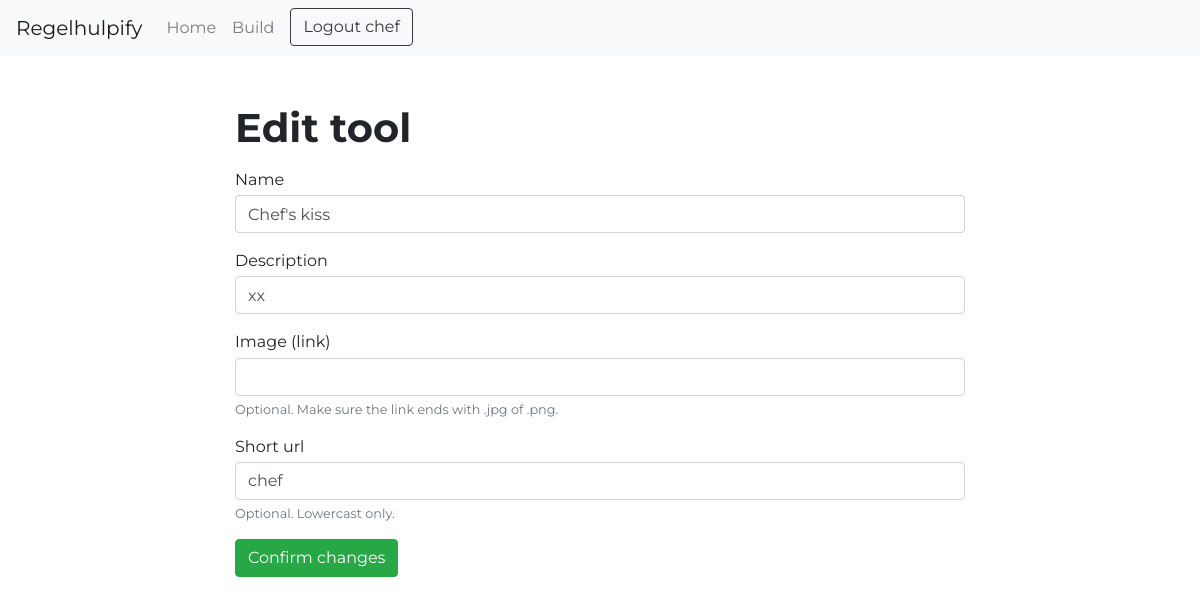
The page /builder/18/edit/ (signed in) on the database as committed earlier.
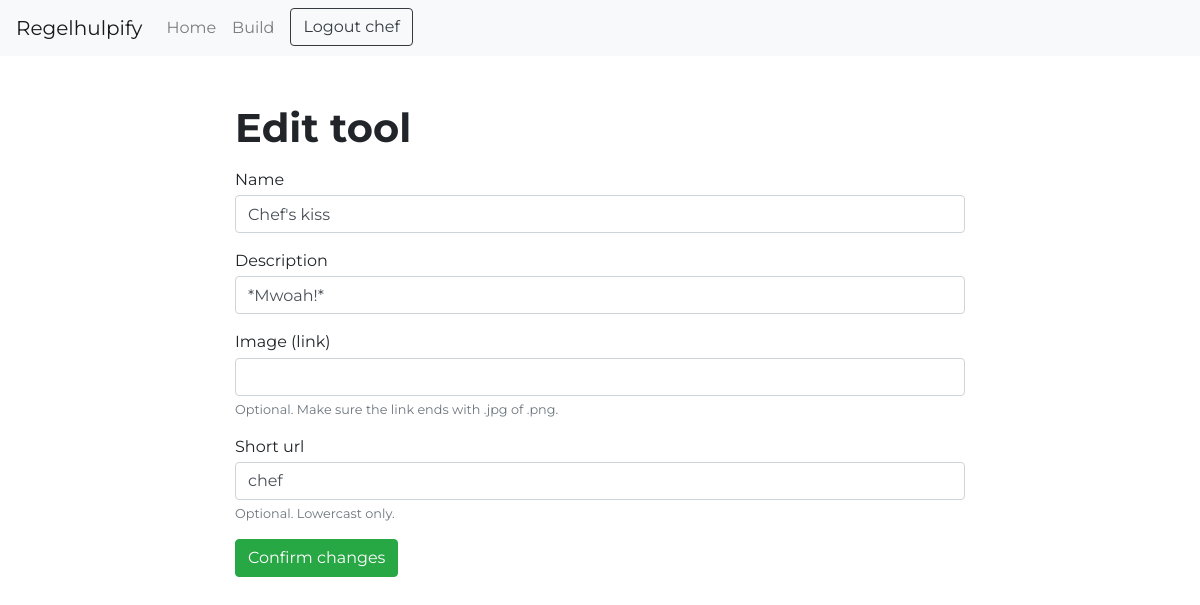
The same page on the database as committed later.
### regelhulpify/models.py (models this page shows, shortened)
class Tool(models.Model):
    owner = models.ForeignKey(User, on_delete=models.SET_DEFAULT, default=1)
    name = models.CharField(max_length=128, unique=True)
    desc = models.CharField(max_length=1024)
    img = models.URLField(max_length=1024, null=True, blank=True)
    shorturl = models.SlugField(max_length=64, unique=True, null=True, blank=True, validators=[safe_url])

### regelhulpify/views.py (the view)
# urls.py: path("builder/<int:tool>/edit/", views.edittool, name="edittool"),
@login_required
def edittool(request, tool):
    t = get_object_or_404(Tool, id=tool)
    if t.owner != request.user:
        return HttpResponseForbidden('Not your tool.')
    if request.method == 'POST':
        form = ToolForm(request.POST, instance=t)
        if form.is_valid():
            form.save()
            return redirect('builder_tool', tool)
        else:
            context = {'form': form, 'tool': tool}
            return render(request, 'regelhulpify/edittool.html', context)
    else:
        form = ToolForm(instance=t)
        context = {'form': form, 'tool': tool}
        return render(request, 'regelhulpify/edittool.html', context)

### regelhulpify/forms.py
class ToolForm(ModelForm):
    class Meta:
        model = Tool
        fields = ['name', 'desc', 'img', 'shorturl', 'owner']
        widgets = {'owner': HiddenInput()}
        labels = {
            "name": "Name",
            "desc": "Description",
            "img": "Image (link)",
            "shorturl": "Short url",
        }
        help_texts = {
            'img': _('Optional. Make sure the link ends with .jpg of .png.'),
            'shorturl': _('Optional. Lowercast only.')
        }
    def __init__(self, *args, **kwargs):
        kwargs.setdefault('label_suffix', '')
        super(ToolForm, self).__init__(*args, **kwargs)
        for visible in self.visible_fields():
            visible.field.widget.attrs['class'] = 'form-control'

### regelhulpify/context_processors.py (called while the page is built)
def login_form(request):
    return {
        'login_form': AuthenticationForm()
    }

### regelhulpify/templates/regelhulpify/edittool.html
{% extends 'regelhulpify/base.html' %}
{% block content %}
  <h1>Edit tool</h1>
  <form action="{% url 'edittool' tool %}" method="post">
    {% include 'regelhulpify/form_snippet.html' %}
    <input type="submit" value="Confirm changes" class="btn btn-success">
  </form>
{% endblock %}

### regelhulpify/templates/regelhulpify/form_snippet.html (shortened to what this page needs)
<div class="mt-3 mb-3 w-100">
    {% for field in form.visible_fields %}
    <div class="form-group">
        {{ field.label_tag }}
        {{ field }}
        {% if field.help_text or field.errors %}
            <small id="emailHelp" class="form-text">{{ field.errors }}<span class="text-muted">{{ field.help_text }}</span></small>
        {% endif %}
    </div>
    {% endfor %}
    </div>

Rows that differ between the two databases and show on the page:
changed Tool "Chef's kiss": desc "xx" → "*Mwoah!*"
